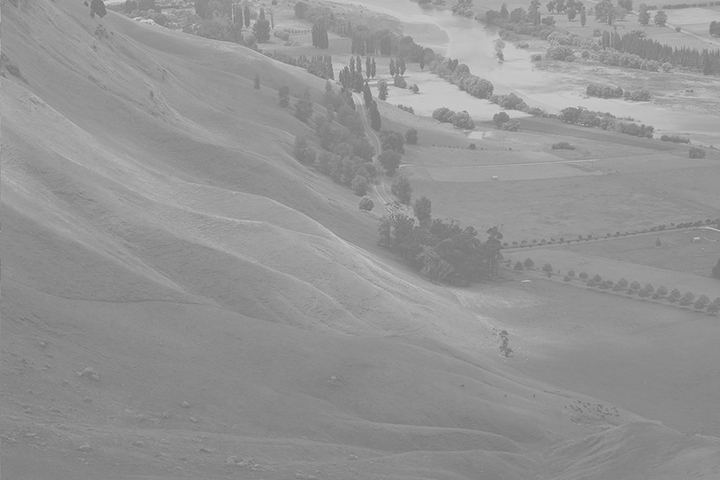
#> input picture images/hawkes.jpg, 720 x 480 px, found by its file name
$ python 14_equalize.py
#> lines starting #> are read from the running program, lines starting #| are printed output that depends on the picture
import cv2
import matplotlib.pyplot as plt

img1 = cv2.imread('./images/Hawkes.jpg', cv2.IMREAD_GRAYSCALE)
#> img1 is the input picture: shape (480, 720); min 112, max 214, mean 148
# 히스토그램 평활화
# 이미지의 전체 밝기 분포를 고르게 퍼트려 명암 대비를 향상시키는 기법
dst1 = cv2.equalizeHist(img1)
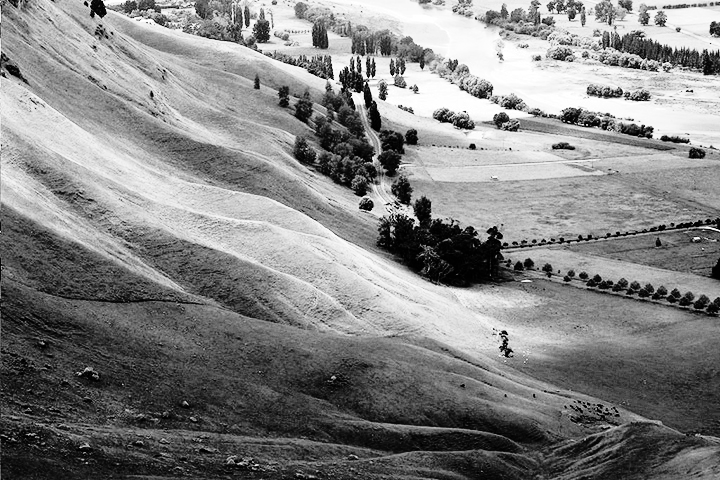
#> dst1: shape (480, 720); min 0, max 255, mean 130.5

img2 = cv2.imread('./images/field.bmp')
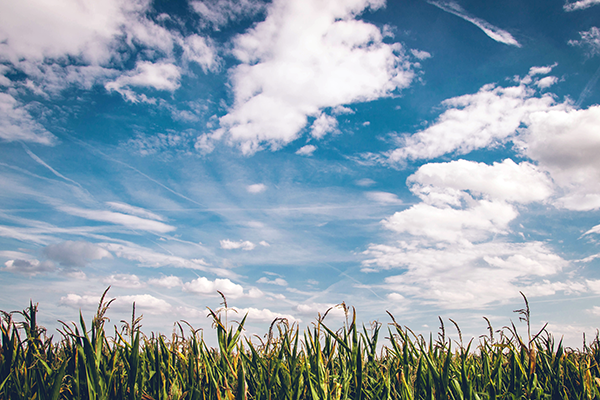
#> input picture images/field.bmp, 600 x 400 px
#> img2 is the input picture: shape (400, 600, 3); mean B, G, R 173.2, 160.3, 141.8
# YCrCb 색공간
# Y: 밝기(명도), Cr: 빨강 계열 색상 정보, Cb: 파랑 계열 색상 정보
dst2 = cv2.cvtColor(img2, cv2.COLOR_BGR2YCrCb)
#> dst2: shape (400, 600, 3); mean of channels 0, 1, 2 156.2, 117.7, 137.6
'''
ycrcb = cv2.split(dst2)
ycrcb = list(ycrcb)
# print(ycrcb)
ycrcb[0] = cv2.equalizeHist(ycrcb[0])
dst2 = cv2.merge(ycrcb)
dst2 = cv2.cvtColor(dst2, cv2.COLOR_YCrCb2BGR)
'''
dst2[:, :, 0] = cv2.equalizeHist(dst2[:, :, 0])
#> dst2: shape (400, 600, 3); mean of channels 0, 1, 2 128.1, 117.7, 137.6
dst2 = cv2.cvtColor(dst2, cv2.COLOR_YCrCb2BGR)
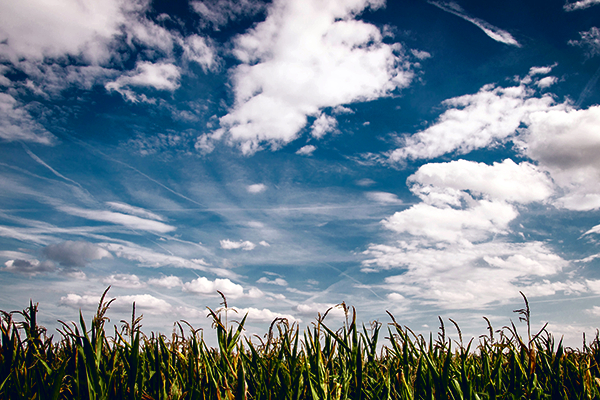
#> dst2: shape (400, 600, 3); mean B, G, R 145.3, 132.1, 115.1

# img1: 원본 이미지 또는 배열
# None: 출력 배열(None이면 새로 생성)
# 0: 정규화 후 최소값
# 255: 정규화 후 최대값
# cv2.NORM_MINMAX: 정규화 방식
dst3 = cv2.normalize(img1, None, 0, 255, cv2.NORM_MINMAX)
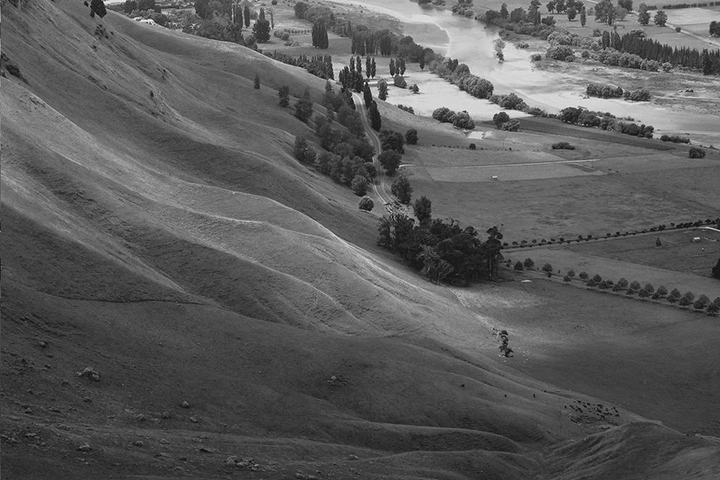
#> dst3: shape (480, 720); min 0, max 255, mean 90

hist1 = cv2.calcHist([img1], [0], None, [256], [0, 255])
#> hist1 = 256 values, max 13863 at index 138, min 0 at index 0, mean 1350
hist2 = cv2.calcHist([dst1], [0], None, [256], [0, 255])
#> hist2 = 256 values, max 13863 at index 73, min 0 at index 5, mean 1345.3
hist3 = cv2.calcHist([dst1], [0], None, [256], [0, 255])
#> hist3 has the same summary as hist2
hists = {'hist1': hist1, 'hist2': hist2, 'hist3': hist3}

cv2.imshow('img1', img1)
cv2.imshow('img2', img2)
cv2.imshow("dst1", dst1)
cv2.imshow("dst2", dst2)
cv2.imshow("dst3", dst3)

for i, (k, v) in enumerate(hists.items()):
    plt.subplot(1, 3, i+1)
    plt.title(k)
    plt.plot(v)
#> this loop made 3 passes
#> k on passes 1 to 3: 'hist1', 'hist2', 'hist3'
plt.show()
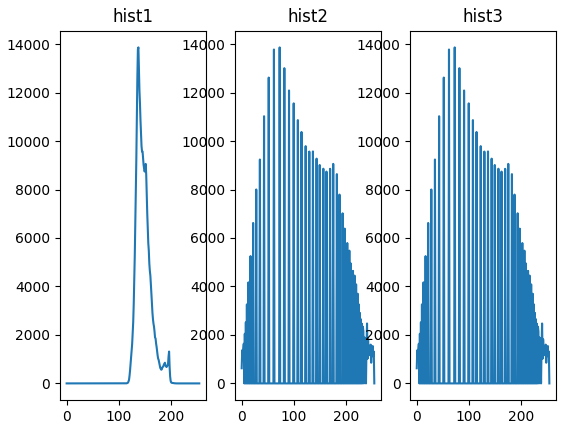
#> figure drawn by matplotlib, 3 panels; panel 1: curve peaks at x = 138, y = 13863; panel 2: curve peaks at x = 73, y = 13863; panel 3: curve peaks at x = 73, y = 13863

cv2.waitKey()
